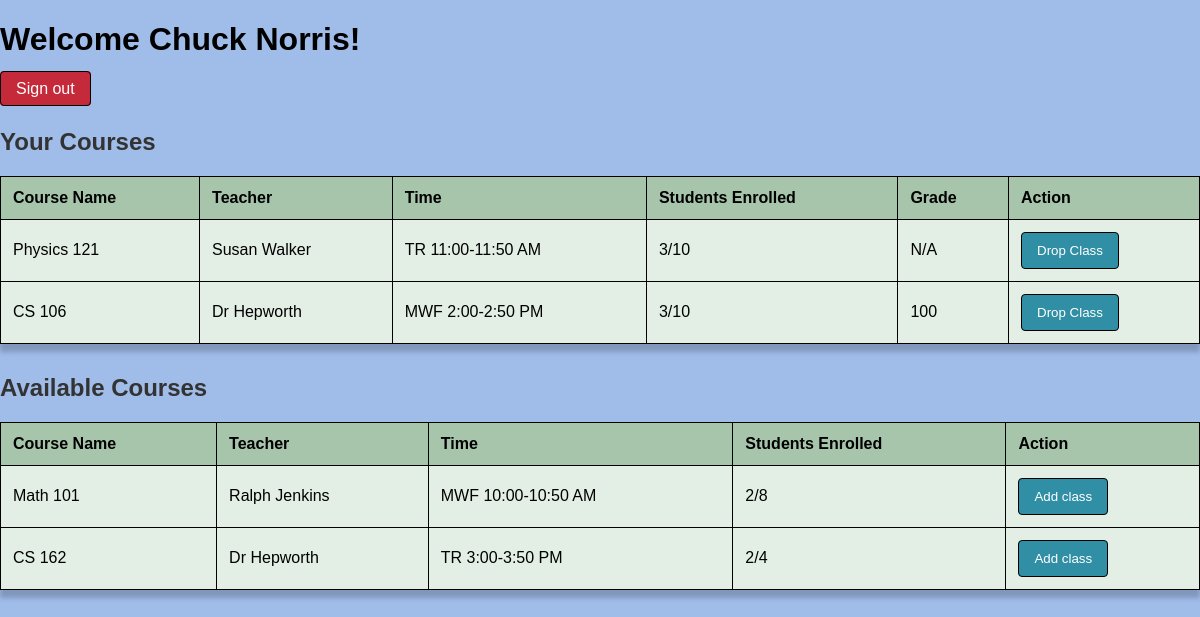
The app's page /dashboard (signed in) with its own data.
### app.py (models this page shows)
class User(UserMixin, db.Model):
    id = db.Column(db.Integer, primary_key=True)
    username = db.Column(db.String(80), unique=True, nullable=False)
    password_hash = db.Column(db.String(120), nullable=False)
    role = db.Column(db.String(20), nullable=False)  # 'student', 'teacher', or 'admin'
    display_name = db.Column(db.String(100))

class Enrollment(db.Model):
    id = db.Column(db.Integer, primary_key=True)
    student_id = db.Column(db.Integer, db.ForeignKey('user.id'), nullable=False)
    course_id = db.Column(db.Integer, db.ForeignKey('course.id'), nullable=False)
    grade = db.Column(db.Integer, nullable=True)
    student = db.relationship('User', backref='enrollments')

class Course(db.Model):
    id = db.Column(db.Integer, primary_key=True)
    name = db.Column(db.String(100), nullable=False)
    teacher_id = db.Column(db.Integer, db.ForeignKey('user.id'), nullable=False)
    time = db.Column(db.String(50), nullable=False)
    capacity = db.Column(db.Integer, nullable=False)
    teacher = db.relationship('User', backref='courses')
    enrollments = db.relationship('Enrollment', backref='course', lazy=True)

### app.py (the view)
@app.route('/dashboard')
@login_required
def dashboard():
    if current_user.role == 'student':
        enrollments = Enrollment.query.filter_by(student_id=current_user.id).all()
        courses = Course.query.all()
        return render_template('student_dashboard.html', enrollments=enrollments, courses=courses)
    elif current_user.role == 'teacher':
        courses = Course.query.filter_by(teacher_id=current_user.id).all()
        return render_template('teacher_dashboard.html', courses=courses)
    return redirect(url_for('admin.index'))

### app.py (called while the page is built)
@login_manager.user_loader
def load_user(user_id):
    return User.query.get(int(user_id))

### templates/student_dashboard.html (shortened to what this page needs)
<!DOCTYPE html>
<html>
<head>
    <link rel="stylesheet" href="{{ url_for('static', filename='style.css') }}">
</head>
<body>
    <div class="dashboard-header">
        <h1>Welcome {{ current_user.display_name }}!</h1>
        <a href="{{ url_for('logout') }}" class="btn">Sign out</a>
    </div>
    <div class="section courses">
        <h2>Your Courses</h2>
        <table>
            <thead>
                <tr>
                    <th>Course Name</th>
                    <th>Teacher</th>
                    <th>Time</th>
                    <th>Students Enrolled</th>
                    <th>Grade</th>
                    <th>Action</th>
                </tr>
            </thead>
            <tbody>
                {% for enrollment in enrollments %}
                <tr>
                    <td>{{ enrollment.course.name }}</td>
                    <td>{{ enrollment.course.teacher.display_name }}</td>
                    <td>{{ enrollment.course.time }}</td>
                    <td>{{ enrollment.course.enrollments|length }}/{{ enrollment.course.capacity }}</td>
                    <td>{{ enrollment.grade if enrollment.grade else 'N/A' }}</td>
                    <td>
                        <form action="{{ url_for('drop_class', enrollment_id=enrollment.id) }}" method="POST">
                            <button type="submit" class="btn-drop" onclick="return confirm('Are you sure you want to drop this class?')">Drop Class</button>
                        </form>
                    </td>
                </tr>
                {% endfor %}
            </tbody>
        </table>
        <h2>Available Courses</h2>
        <table>
            <thead>
                <tr>
                    <th>Course Name</th>
                    <th>Teacher</th>
                    <th>Time</th>
                    <th>Students Enrolled</th>
                    <th>Action</th>
                </tr>
            </thead>
            <tbody>
                {% for course in courses %}
                    {% if course.id not in enrollments|map(attribute='course_id')|list %}
                    <tr>
                        <td>{{ course.name }}</td>
                        <td>{{ course.teacher.display_name }}</td>
                        <td>{{ course.time }}</td>
                        <td>{{ course.enrollments|length }}/{{ course.capacity }}</td>
                        <td>
                            {% if course.enrollments|length < course.capacity %}
                                <form action="{{ url_for('enroll', course_id=course.id) }}" method="POST">
                                    <button type="submit" class="btn-enroll">Add class</button>
                                </form>
                            {% else %}
                                <span class="full">Full</span>
                            {% endif %}
                        </td>
                    </tr>
                    {% endif %}
                {% endfor %}
            </tbody>
        </table>
    </div>
</body>
</html>

### static/style.css (style rules this page uses)
body { font-family: Arial, sans-serif; margin: 0; padding: 0; background-color: #a0bce9; }
button { background-color: #308fa4; color: white; padding: 10px 15px; border: none; border-radius: 4px; cursor: pointer; border: 1px solid black; }
.btn { text-decoration: none; color: white; background-color: #c52a3a; padding: 8px 15px; border-radius: 4px; border: 1px solid black; }
table { width: 100%; border-collapse: collapse; margin-bottom: 30px; background-color: white; box-shadow: 0 8px 5px rgba(0, 0, 0, 0.2); border: 1px solid black; }
th, td { padding: 12px; text-align: left; border-bottom: 1px solid #ddd; border: 1px solid black; }
th { background-color: #a6c5ab; font-weight: bold; }
td { background-color: #e3efe5; }
h2 { color: #333; margin-top: 30px; margin-bottom: 20px; }

### records on screen
User: display_name "Chuck Norris"
Enrollment: course.name "Physics 121", course.teacher.display_name "Susan Walker", course.time "TR 11:00-11:50 AM", course.enrollments|length "3", course.capacity "10", grade "N/A"
Enrollment: course.name "CS 106", course.teacher.display_name "Dr Hepworth", course.time "MWF 2:00-2:50 PM", course.enrollments|length "3", course.capacity "10", grade "100"
Course: name "Math 101", teacher.display_name "Ralph Jenkins", time "MWF 10:00-10:50 AM", enrollments|length "2", capacity "8"
Course: name "CS 162", teacher.display_name "Dr Hepworth", time "TR 3:00-3:50 PM", enrollments|length "2", capacity "4"
